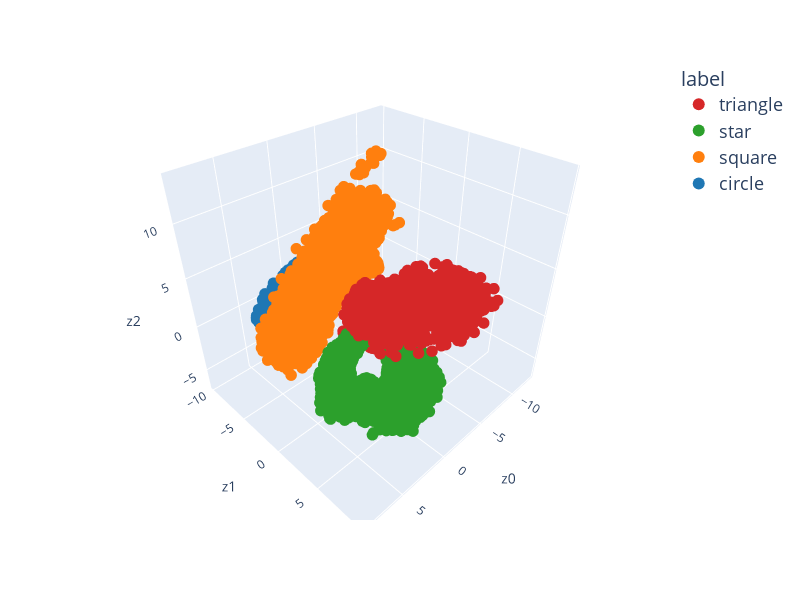

Notebook source saved alongside this figure:
### Code cell
import plotly.express as px

# columns = ["PC1", "PC2", "PC3"]
columns = ["z0","z1","z2"]


def plot_interactive_latent_space(df):
    fig = px.scatter_3d(df, *columns, color='label', 
                        color_discrete_sequence=px.colors.qualitative.D3)

    fig.update_traces(marker=dict(size=4))
    fig.update_layout(width=800, 
                      height=600, 
                      legend= dict(
                        title=dict(font=dict(size=20)),
                        font=dict(size=18),
                        itemsizing='constant',  # Ensures constant marker size in legend
                        traceorder='reversed'
                    ))
    fig.show()
    
plot_interactive_latent_space(df_pca)

### Figure 1 — Plotly figure (JSON) as saved in the notebook; plotly's stock layout.template omitted (floating-point values rounded to 4 significant figures; data arrays with more than 128 entries replaced by an {"elided": "..."} marker saying what was removed)
{"data": [{"hovertemplate": "label=circle<br>z0=%{x}<br>z1=%{y}<br>z2=%{z}<extra></extra>", "legendgroup": "circle", "marker": {"color": "#1F77B4", "size": 4, "symbol": "circle"}, "mode": "markers", "name": "circle", "scene": "scene", "showlegend": true, "type": "scatter3d", "x": {"elided": "3000 float values"}, "y": {"elided": "3000 float values"}, "z": {"elided": "3000 float values"}}, {"hovertemplate": "label=square<br>z0=%{x}<br>z1=%{y}<br>z2=%{z}<extra></extra>", "legendgroup": "square", "marker": {"color": "#FF7F0E", "size": 4, "symbol": "circle"}, "mode": "markers", "name": "square", "scene": "scene", "showlegend": true, "type": "scatter3d", "x": {"elided": "3000 float values"}, "y": {"elided": "3000 float values"}, "z": {"elided": "3000 float values"}}, {"hovertemplate": "label=star<br>z0=%{x}<br>z1=%{y}<br>z2=%{z}<extra></extra>", "legendgroup": "star", "marker": {"color": "#2CA02C", "size": 4, "symbol": "circle"}, "mode": "markers", "name": "star", "scene": "scene", "showlegend": true, "type": "scatter3d", "x": {"elided": "3000 float values"}, "y": {"elided": "3000 float values"}, "z": {"elided": "3000 float values"}}, {"hovertemplate": "label=triangle<br>z0=%{x}<br>z1=%{y}<br>z2=%{z}<extra></extra>", "legendgroup": "triangle", "marker": {"color": "#D62728", "size": 4, "symbol": "circle"}, "mode": "markers", "name": "triangle", "scene": "scene", "showlegend": true, "type": "scatter3d", "x": {"elided": "3000 float values"}, "y": {"elided": "3000 float values"}, "z": {"elided": "3000 float values"}}], "layout": {"height": 600, "legend": {"font": {"size": 18}, "itemsizing": "constant", "title": {"font": {"size": 20}, "text": "label"}, "tracegroupgap": 0, "traceorder": "reversed"}, "margin": {"t": 60}, "scene": {"domain": {"x": [0, 1], "y": [0, 1]}, "xaxis": {"title": {"text": "z0"}}, "yaxis": {"title": {"text": "z1"}}, "zaxis": {"title": {"text": "z2"}}}, "width": 800}}
